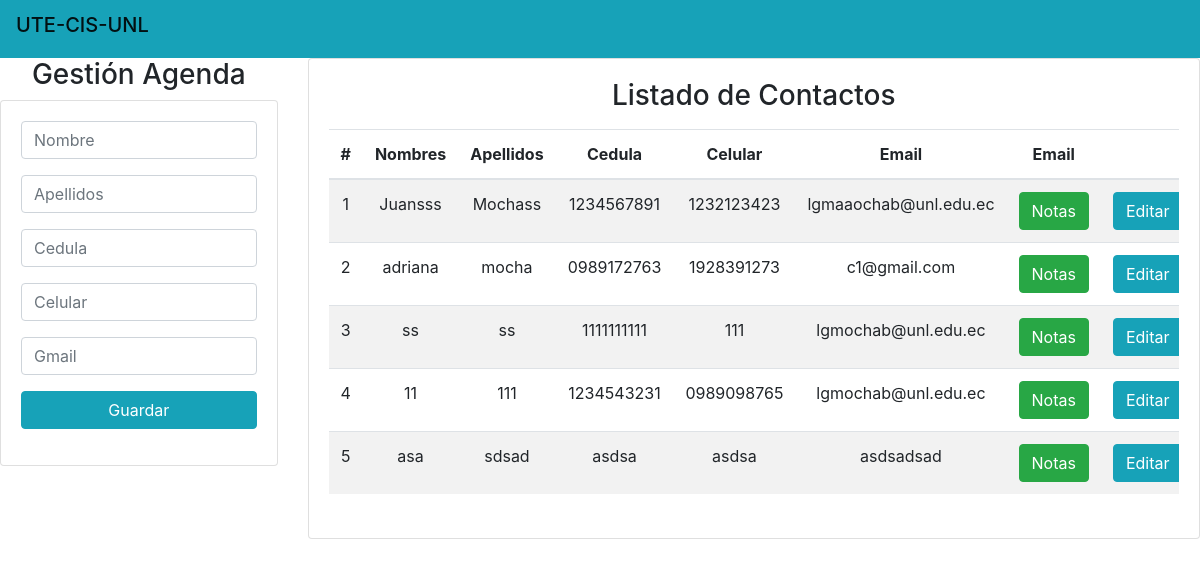
The page / on the database its author committed.
### appUno/models.py (models this page shows, shortened)
class Contacto(models.Model):
    id_contacto=models.AutoField(primary_key=True)
    nombres=models.CharField(max_length=30,blank=True)
    apellidos=models.CharField(max_length=30)
    cedula=models.CharField(max_length=10)
    celular=models.CharField(max_length=10)
    email=models.EmailField()

### appUno/views.py (the view)
# urls.py: 2. Add a URL to urlpatterns:  path('', views.home, name='home')
def home(request):
    contacto = Contacto.objects.all()
    return render(request, "contact.html", {"contacto": contacto})

### appUno/templates/contact.html (shortened to what this page needs)
{% extends "./base.html" %}
{% block body %}
<div class="row">
    <div class="col-3">
        <center><h3>Gestión Agenda</h3></center>
        <div class="card", >
            <div class="card-body">
                <form action="/RegistrarContacto/" method="POST">{% csrf_token %}
                    <div class="form-group">
                        <input type="text" id="txtnombres" name="txtnombres" value="{{contacto.nombres}}" class="form-control" placeholder="Nombre"
                            maxlength="50" required>
                    </div>
                    <div class="form-group">
                        <input type="text" id="txtapellidos" name="txtapellidos" value="{{contacto.apellidos}}" class="form-control" placeholder="Apellidos"
                            value="1" required>
                    </div>
                    <div class="form-group">
                        <input type="text" id="txtcedula" name="txtcedula" value="{{contacto.cedula}}" class="form-control" placeholder="Cedula" min="1" max="9"
                            value="1" required>
                    </div>
                    <div class="form-group">
                        <input type="text" id="txtcelular" name="txtcelular" value="{{contacto.celular}}" class="form-control" placeholder="Celular" min="1" max="9"
                            value="1" required>
                    </div>
                    <div class="form-group">
                        <input type="text" id="txtemail" name="txtemail" value="{{contacto.email}}" class="form-control"placeholder="Gmail" min="1" max="9"
                            value="1" required>
                    </div>
                    <div class="form-group">
                        <button type="submit" class="btn btn-info btn-block text-white">Guardar</button>
                    </div>
                </form>
            </div>
        </div>
    </div>
    <div class="col-9 ">
        <div class="card">
            <div class="card-body">
                <center><h3>Listado de Contactos</h3></center>
                <div class="table-responsive py-2">
                    <table class="table table-striped">
                        <thead>
                            <tr>
                                <th>#</th>
                                <th>Nombres</th>
                                <th>Apellidos</th>
                                <th>Cedula</th>
                                <th>Celular</th>
                                <th>Email</th>
                                <th>Email</th>
                                <th colspan="3"></th>
                            </tr>
                        </thead>
                        <tbody>
                            {% for contacto in contacto %}
                                <tr>
                                    <td>{{forloop.counter}}</td>
                                    <td>{{contacto.nombres}}</td>
                                    <td>{{contacto.apellidos}}</td>
                                    <td>{{contacto.cedula}}</td>
                                    <td>{{contacto.celular}}</td>
                                    <td>{{contacto.email}}</td>
                                    <td><a href="Notas/{{contacto.id_contacto}}" class="btn btn-success">Notas</a></td>
                                    <td><a href="EditarContactos/{{contacto.cedula}}" class="btn btn-info">Editar</a></td>
                                </tr>
                                {% endfor %}
                        </tbody>
                    </table>
                </div>
            </div>
        </div>
    </div>
</div>
{% endblock %}

### appUno/templates/base.html (shortened to what this page needs)
<!DOCTYPE html>
<html lang="es">
    <head>
        {% load static %}
        <link rel="stylesheet" href="https://cdn.jsdelivr.net/npm/bootstrap@4.5.3/dist/css/bootstrap.min.css"
>
        <link rel="stylesheet" href="{% static 'css/estilocontactos.css' %}">
    </head>
    <body>
        <nav class="navbar navbar-expand-lg navbar-light bg-info">
            <a class="navbar-brand"><h5>UTE-CIS-UNL</h5></a>
        </nav>
        <div class="container-fluid-success">
            {% block body %}
            {% endblock %}
        </div>
    </body>
</html>

### appUno/static/css/estilocontactos.css (style rules this page uses)
th, td { text-align: center; vertical-align: middle; }

### rows shown on the page
Contacto: nombres "Juansss", apellidos "Mochass", cedula "1234567891", celular "1232123423", email "lgmaaochab@unl.edu.ec"
Contacto: nombres "adriana", apellidos "mocha", cedula "0989172763", celular "1928391273", email "c1@gmail.com"
Contacto: nombres "ss", apellidos "ss", cedula "1111111111", celular "111", email "lgmochab@unl.edu.ec"
Contacto: nombres "11", apellidos "111", cedula "1234543231", celular "0989098765", email "lgmochab@unl.edu.ec"
Contacto: nombres "asa", apellidos "sdsad", cedula "asdsa", celular "asdsa", email "asdsadsad"
